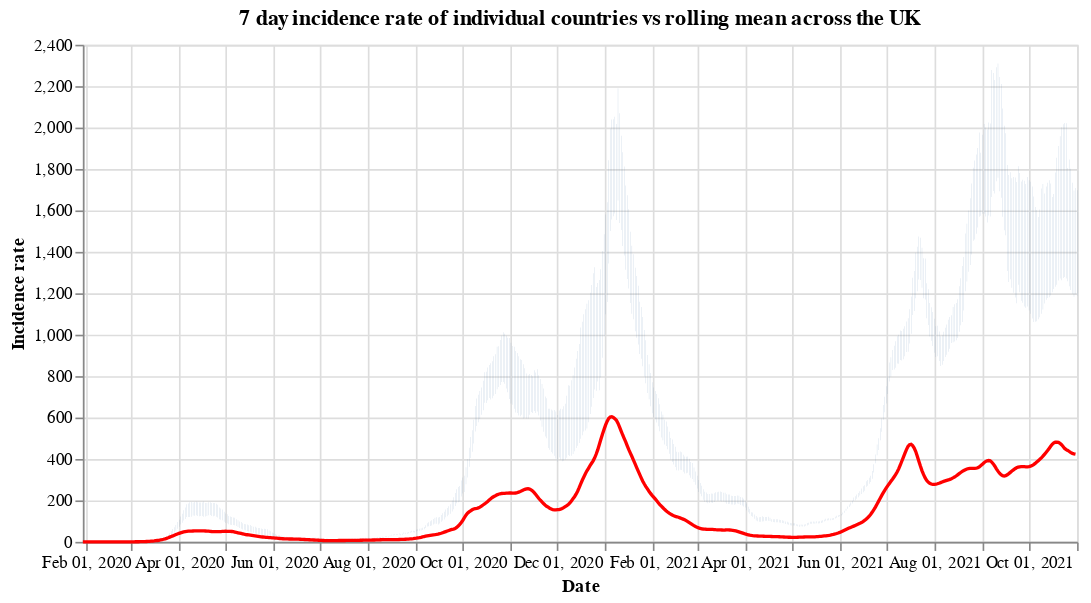

Notebook code for this chart:
### Code cell
#collapse
countries = uk_cases['areaName'].unique()
countries.sort()

selection = alt.selection_single(
    name='Select',
    fields=['areaName'],
    init={'areaName': 'Wales'},
    bind={'areaName': alt.binding_select(options=countries)}
)

# scatter plot, modify opacity based on selection
bars = alt.Chart(uk_cases).mark_bar().add_selection(
    selection
).encode(
    x=alt.X("yearmonthdate(date):T", axis=alt.Axis(title='Date')),
    y=alt.Y("weeklyCasesRate:Q", axis=alt.Axis(title='Incidence rate')),
    tooltip='weeklyCasesRate:Q',
    opacity=alt.condition(selection, alt.value(1), alt.value(0))
).properties(title=f'7 day incidence rate of individual countries vs rolling mean across the UK', width=600)

line = alt.Chart(overview_cases).mark_line(
    color='red',
    size=2,
).transform_window(
    rolling_mean='mean(weeklyCasesRate)',
    frame=[0, 7]
).encode(
    x='yearmonthdate(date):T',
    y='rolling_mean:Q'
)

alt.layer(bars, line)

### Figure 1 — Vega-Lite specification as saved in the notebook (floating-point values rounded to 4 significant figures; data arrays with more than 128 entries replaced by an {"elided": "..."} marker saying what was removed)
{"config": {"view": {"continuousWidth": 400, "continuousHeight": 300}}, "layer": [{"data": {"name": "data-7377c71c5db556fb150c87ea959ac01a"}, "mark": "bar", "encoding": {"opacity": {"condition": {"value": 1, "selection": "Select"}, "value": 0}, "tooltip": {"type": "quantitative", "field": "weeklyCasesRate"}, "x": {"type": "temporal", "axis": {"title": "Date"}, "field": "date", "timeUnit": "yearmonthdate"}, "y": {"type": "quantitative", "axis": {"title": "Incidence rate"}, "field": "weeklyCasesRate"}}, "selection": {"Select": {"type": "single", "fields": ["areaName"], "init": {"areaName": "Wales"}, "bind": {"areaName": {"input": "select", "options": ["England", "Northern Ireland", "Scotland", "Wales"]}}}}, "title": "7 day incidence rate of individual countries vs rolling mean across the UK", "width": 600}, {"data": {"name": "data-14387c3c66de07f0dc313543d930f739"}, "mark": {"type": "line", "color": "red", "size": 2}, "encoding": {"x": {"type": "temporal", "field": "date", "timeUnit": "yearmonthdate"}, "y": {"type": "quantitative", "field": "rolling_mean"}}, "transform": [{"window": [{"op": "mean", "field": "weeklyCasesRate", "as": "rolling_mean"}], "frame": [0, 7]}]}], "$schema": "https://vega.github.io/schema/vega-lite/v4.8.1.json", "datasets": {"data-7377c71c5db556fb150c87ea959ac01a": {"elided": "2472 records"}, "data-14387c3c66de07f0dc313543d930f739": {"elided": "641 records"}}}
